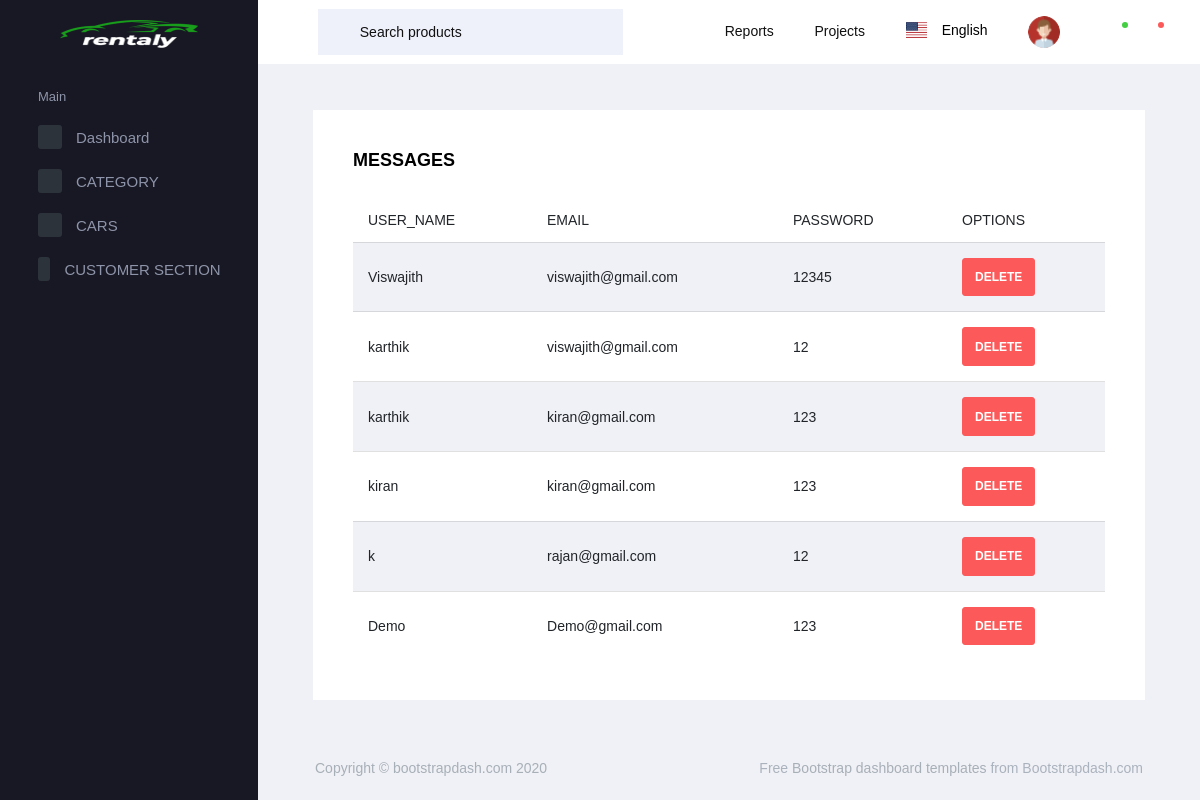
Page /backapp/View_user/ on the committed database.
### Rentapp/models.py (models this page shows)
class user_reg(models.Model):
    Name=models.CharField(max_length=34,null=True,blank=True)
    Email=models.EmailField(max_length=50,null=True,blank=True)
    Password=models.CharField(max_length=40,null=True,blank=True)
    Cpassword=models.CharField(max_length=45,null=True,blank=True)

### backapp/views.py (the view)
# urls.py: path('View_user/',views.View_user,name="View_user"),
def View_user(request):
    data=user_reg.objects.all()
    return render(request,"View_user.html",{'data': data})

### backapp/templates/View_user.html (shortened to what this page needs)
<!DOCTYPE html>
{% extends 'adminpage.html' %}
{% block content %}
<html lang="en">
<head>
</head>
<body>
<div class="col-12 grid-margin stretch-card">
    <div class="card">
       <div class="card-body">
                  <h4 class="card-title" style="color:black;">MESSAGES</h4>
                  <div class="table-responsive">
                    <table class="table table-striped">
                      <thead>
                        <tr>
                          <th>
                             USER_NAME
                          </th>
                          <th>
                            EMAIL
                          </th>
                          <th>
                            PASSWORD
                          </th>
                          <th>
                            OPTIONS
                          </th>
                        </tr>
                      </thead>
                      <tbody>
                      {% for d in data %}
                        <tr>
                          <td class="py-1">
                            {{d.Name}}
                          </td>
                          <td>
                            {{d.Email}}
                          </td>
                          <td>
                             {{d.Password}}
                          </td>
                      <form action="{% url 'Delete_user' dataid=d.id %}">
                      <td>
                      <button type="submit" class="btn btn-danger">DELETE</button>
                      </td>
                        </form>
                        </tr>
                      {% endfor %}
                      </tbody>
                    </table>
                  </div>
                </div>
                </div>
             </div>
</body>
</html>
{% endblock %}

### rows in the picture
user_reg: Name "Viswajith", Email "viswajith@gmail.com", Password "12345"
user_reg: Name "karthik", Email "viswajith@gmail.com", Password "12"
user_reg: Name "karthik", Email "kiran@gmail.com", Password "123"
user_reg: Name "kiran", Email "kiran@gmail.com", Password "123"
user_reg: Name "k", Email "rajan@gmail.com", Password "12"
user_reg: Name "Demo", Email "Demo@gmail.com", Password "123"
